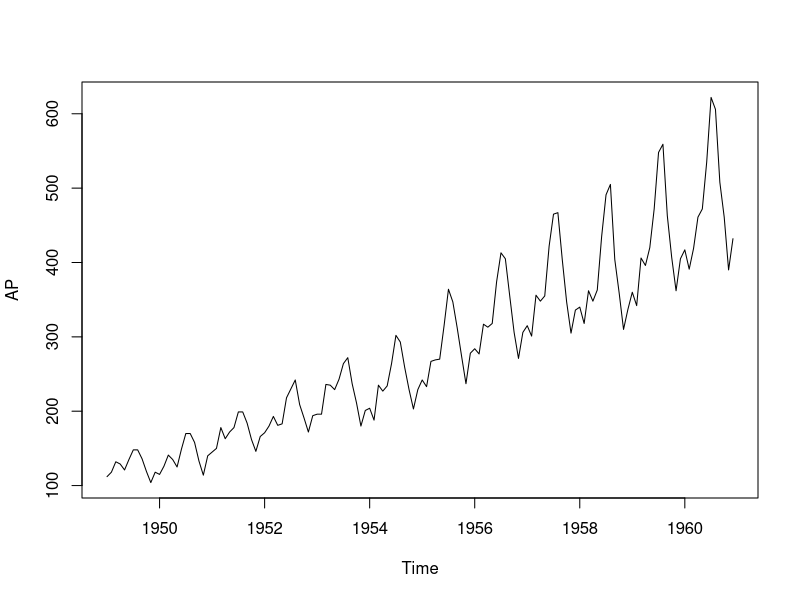
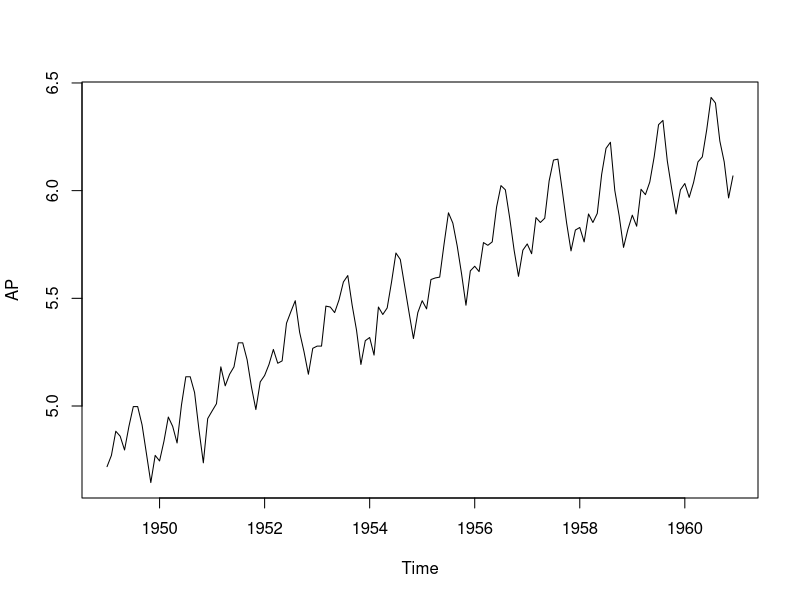
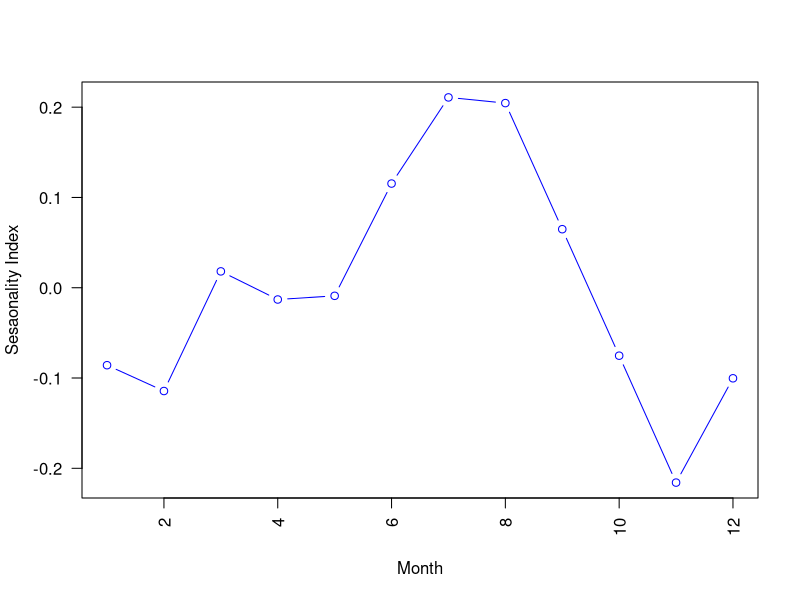
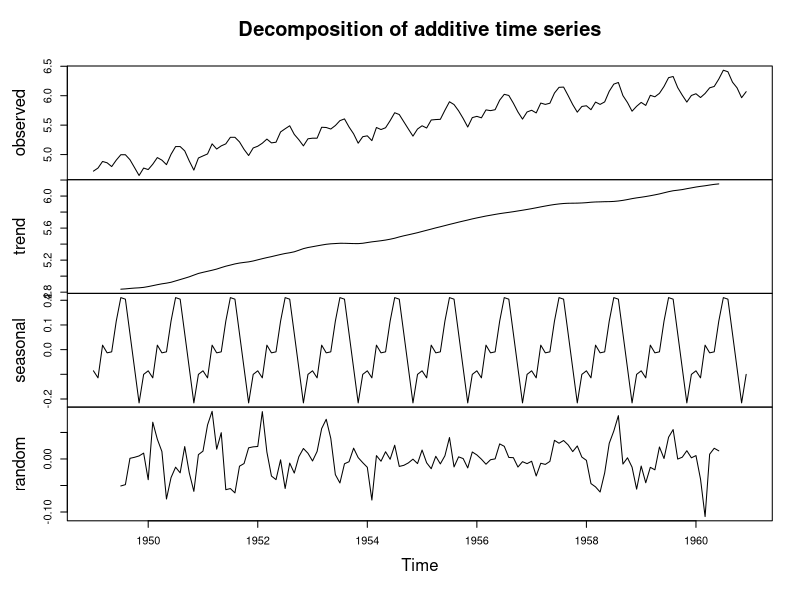

These charts were generated, in order, by the following R code:
# Time series data
data('AirPassengers')
AP <- AirPassengers
str(AP)


head(AP)
ts(AP, frequency = 12, start = c(1949,1))

attributes(AP)

plot(AP)

# Log transform
AP <- log(AP)
plot(AP)

# decomposition of additive time series
decomp <- decompose(AP)
decomp$figure
plot(decomp$figure,
     type = 'b',
     xlab = 'Month',
     ylab = 'Sesaonality Index',
     col = 'blue',
     las = 2)

plot(decomp)

# ARIMA
library(forecast)
